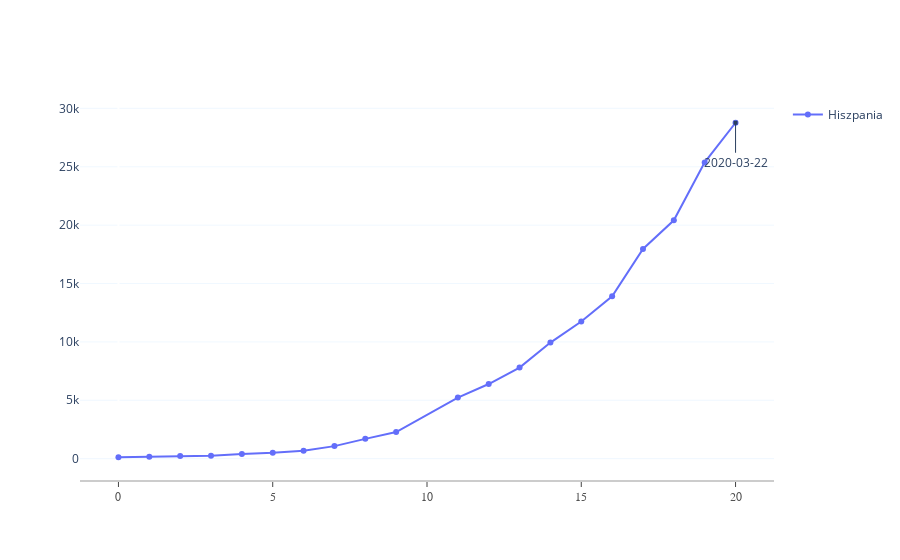

Write notebook code for a chart like this one.
### Code cell
spain = CountryStat("Spain", df_confirmed, start_with=100, language="Polish")
fig = spain.plotly_fig(False)
spain.add_last_date_annotation(fig)

### Figure 1 — Plotly figure (JSON) as saved in the notebook; plotly's stock layout.template omitted (floating-point values rounded to 4 significant figures)
{"data": [{"mode": "lines+markers", "name": "Hiszpania", "type": "scatter", "x": [0, 1, 2, 3, 4, 5, 6, 7, 8, 9, 11, 12, 13, 14, 15, 16, 17, 18, 19, 20], "y": [120, 165, 222, 259, 400, 500, 673, 1073, 1695, 2277, 5232, 6391, 7798, 9942, 11748, 13910, 17963, 20410, 25374, 28768]}], "layout": {"annotations": [{"arrowhead": 7, "ax": 0, "ay": 40, "showarrow": true, "text": "2020-03-22", "x": 20, "xref": "x", "y": 28768, "yref": "y"}], "plot_bgcolor": "white", "showlegend": true, "xaxis": {"linecolor": "rgb(204, 204, 204)", "linewidth": 2, "showgrid": false, "showline": true, "showticklabels": true, "tickfont": {"color": "rgb(82, 82, 82)", "family": "Arial", "size": 12}, "ticks": "outside"}, "yaxis": {"gridcolor": "aliceblue", "showgrid": true, "showline": false, "showticklabels": true, "zeroline": false}}}
